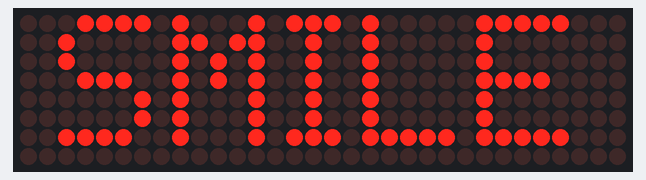
The sketch below on a simulated Arduino Uno, built with avr-gcc and run on an emulated ATmega328P. Parts: 32×8 LED matrix.

Above: at 0.1 s.

The sketch:

smile_ultrasonic_sketch.ino
```cpp
/* Basic example code for MAX7219 LED dot matrix display with Arduino. More info: https://www.makerguides.com */

// Include the required Arduino libraries:
#include <MD_Parola.h>
#include <MD_MAX72xx.h>
#include <SPI.h>

// Define hardware type, size, and output pins:
#define HARDWARE_TYPE MD_MAX72XX::FC16_HW
#define MAX_DEVICES 4
#define CS_PIN 10

// Create a new instance of the MD_Parola class with hardware SPI connection:
MD_Parola myDisplay = MD_Parola(HARDWARE_TYPE, CS_PIN, MAX_DEVICES);

// Setup for software SPI:
// #define DATAPIN 2
// #define CLK_PIN 4
// MD_Parola myDisplay = MD_Parola(HARDWARE_TYPE, DATA_PIN, CLK_PIN, CS_PIN, MAX_DEVICES);

void setup() {
  // Intialize the object:
  myDisplay.begin();
  // Set the intensity (brightness) of the display (0-15):
  myDisplay.setIntensity(5);
  // Clear the display:
  myDisplay.displayClear();
}

void loop() {
  myDisplay.setTextAlignment(PA_CENTER);
  myDisplay.print("SMILE");
}
```
